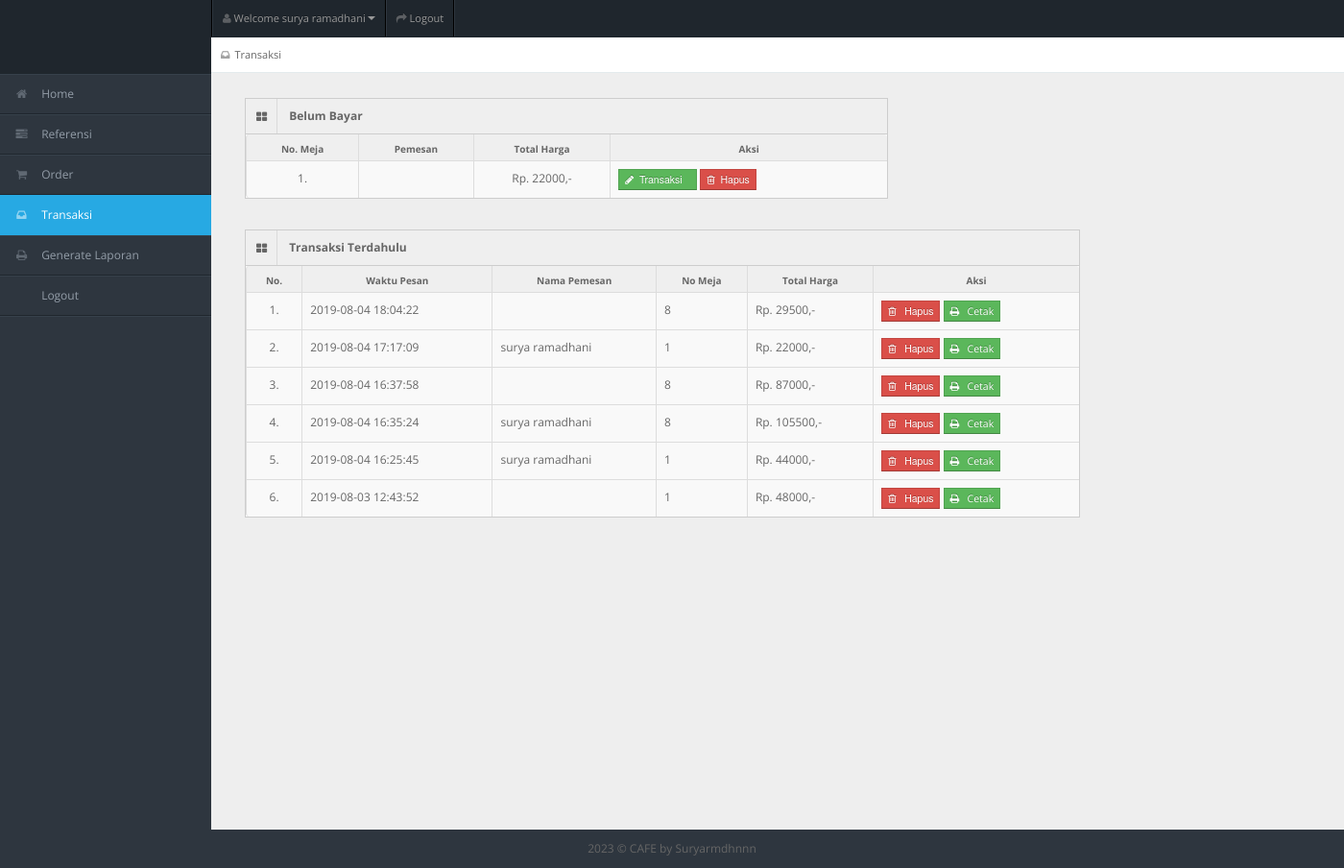
/cs/entri_transaksi.php (signed in), run on the app's committed database.
### tables this page shows
CREATE TABLE `tb_user` (
  `id_user` int(11) NOT NULL,
  `username` varchar(150) NOT NULL,
  `password` varchar(150) NOT NULL,
  `nama_user` varchar(150) NOT NULL,
  `id_level` int(11) NOT NULL,
  `status` varchar(150) NOT NULL
);

CREATE TABLE `tb_order` (
  `id_order` int(11) NOT NULL,
  `id_admin` int(11) DEFAULT NULL,
  `id_pengunjung` int(11) NOT NULL,
  `waktu_pesan` datetime NOT NULL,
  `no_meja` int(11) NOT NULL,
  `total_harga` varchar(150) NOT NULL,
  `uang_bayar` varchar(150) DEFAULT NULL,
  `uang_kembali` varchar(150) DEFAULT NULL,
  `status_order` varchar(150) NOT NULL
);

### cs/entri_transaksi.php (the view, shortened to what this page needs)
<!DOCTYPE html>
<?php
include "connection/koneksi.php";
$id = $_SESSION['id_user'];
if(isset ($_SESSION['username'])){
  $query = "select * from tb_user natural join tb_level where id_user = $id";
  mysqli_query($conn, $query);
  $sql = mysqli_query($conn, $query);
  while($r = mysqli_fetch_array($sql)){
?>
<html lang="en">
<head>
<link rel="stylesheet" href="template/dashboard/css/bootstrap.min.css" />
<link rel="stylesheet" href="template/dashboard/css/bootstrap-responsive.min.css" />
<link rel="stylesheet" href="template/dashboard/css/fullcalendar.css" />
<link rel="stylesheet" href="template/dashboard/css/matrix-style.css" />
<link rel="stylesheet" href="template/dashboard/css/matrix-media.css" />
<link href="template/dashboard/font-awesome/css/font-awesome.css" rel="stylesheet" />
<link rel="stylesheet" href="template/dashboard/css/jquery.gritter.css" />
</head>
<body>
<div id="header">
  <h1><a href="entri_transaksi.php">Transaksi</a></h1>
</div>
<div id="user-nav" class="navbar navbar-inverse">
  <ul class="nav">
    <li  class="dropdown" id="profile-messages" ><a title="" href="#" data-toggle="dropdown" data-target="#profile-messages" class="dropdown-toggle"><i class="icon icon-user"></i>  <span class="text">Welcome <?php echo $r['nama_user'];?></span><b class="caret"></b></a>
    </li>
    <li class=""><a title="" href="logout.php"><i class="icon icon-share-alt"></i> <span class="text">Logout</span></a></li>
  </ul>
</div>
<div id="sidebar"><a href="entri_referensi.php" class="visible-phone"><i class="icon icon-inbox"></i> <span>Entri Transaksi</span></a>
  <ul>
    <?php
    if($r['id_level'] == 1){
  ?>
    <li> <a href="beranda.php"><i class="icon icon-home"></i> <span>Home</span></a> </li>
    <li> <a href="entri_referensi.php"><i class="icon icon-tasks"></i> <span>Referensi</span></a> </li>
    <li> <a href="entri_order.php"><i class="icon icon-shopping-cart"></i> <span>Order</span></a> </li>
    <li class="active"> <a href="entri_transaksi.php"><i class="icon icon-inbox"></i> <span>Transaksi</span></a> </li>
    <li> <a href="generate_laporan.php"><i class="icon icon-print"></i> <span>Generate Laporan</span></a> </li>
    <li> <a href="logout.php"><i class="icon icon-sign-out"></i> <span>Logout</span></a> </li>
  <?php
    } else if($r['id_level'] == 2){
  ?>
    <li> <a href="beranda.php"><i class="icon icon-home"></i> <span>Home</span></a> </li>
    <li> <a href="entri_order.php"><i class="icon icon-shopping-cart"></i> <span>Order</span></a> </li>
    <li> <a href="generate_laporan.php"><i class="icon icon-print"></i> <span>Generate Laporan</span></a> </li>
    <li> <a href="logout.php"><i class="icon icon-sign-out"></i> <span>Logout</span></a> </li>
  <?php
    } else if($r['id_level'] == 3){
  ?>
    <li><a href="beranda.php"><i class="icon icon-home"></i> <span>Home</span></a> </li>
    <li class="active"> <a href="entri_transaksi.php"><i class="icon icon-inbox"></i> <span>Transaksi</span></a> </li>
    <li> <a href="generate_laporan.php"><i class="icon icon-print"></i> <span>Generate Laporan</span></a> </li>
    <li> <a href="logout.php"><i class="icon icon-sign-out"></i> <span>Logout</span></a> </li>
  <?php
    } else if($r['id_level'] == 4){
  ?>
    <li class="active"><a href="beranda.php"><i class="icon icon-home"></i> <span>Home</span></a> </li>
    <li> <a href="generate_laporan.php"><i class="icon icon-print"></i> <span>Generate Laporan</span></a> </li>
    <li> <a href="logout.php"><i class="icon icon-sign-out"></i> <span>Logout</span></a> </li>
  <?php
    } else if($r['id_level'] == 5){
  ?>
    <li> <a href="beranda.php"><i class="icon icon-home"></i> <span>Home</span></a> </li>
    <li> <a href="entri_order.php"><i class="icon icon-shopping-cart"></i> <span>Order</span></a> </li>
    <li> <a href="logout.php"><i class="icon icon-sign-out"></i> <span>Logout</span></a> </li>
  <?php
    }
  ?>
  </ul>
</div>
<div id="content">
  <div id="content-header">
    <div id="breadcrumb"> <a href="entri_transaksi.php" title="Go to here" class="tip-bottom"><i class="icon icon-inbox"></i>Transaksi</a></div>
  </div>
  <div class="container">
    <div class="row-fluid">
    <?php
      if($r['id_level'] == 1 || $r['id_level'] == 3){
    ?>
      <div class="span7">
        <div class="widget-box">
          <div class="widget-title bg_lg"><span class="icon"><i class="icon-th-large"></i></span>
            <h5>Belum Bayar</h5>
          </div>
          <div class="widget-content nopadding" >
            <table class="table table-bordered table-invoice-full">
              <thead>
                <tr>
                  <th class="head0">No. Meja</th>
                  <th class="head1">Pemesan</th>
                  <th class="head0 right">Total Harga</th>
                  <th class="head0 right">Aksi</th>
                </tr>
              </thead>
              <tbody>
                <?php
                  $query_order = "select * from tb_order left join tb_user on tb_order.id_pengunjung = tb_user.id_user where status_order = 'belum bayar'";
                  $sql_order = mysqli_query($conn, $query_order);
                  while($r_order = mysqli_fetch_array($sql_order)){
                ?>
                <tr>
                  <td><center><?php echo $r_order['no_meja']; ?>. </center></td>
                  <td><?php echo $r_order['nama_user'];?></td>
                  <td class="right"><center>Rp. <?php echo $r_order['total_harga'];?>,-</center></td>
                  <td>
                    <form action="" method="post">
                      <button type="submit" value="<?php echo $r_order['id_order'];?>" name="edit_order" class="btn btn-success btn-mini"><i class='icon-pencil'></i>&nbsp;&nbsp;Transaksi &nbsp;&nbsp;</button>
                      <button type="submit" value="<?php echo $r_order['id_order'];?>" name="hapus_order" class="btn btn-mini btn-danger"><i class='icon icon-trash'></i>&nbsp; Hapus</button>
                    </form>
                  </td>
                </tr>
                <?php
                  }
                ?>
              </tbody>
            </table>
          </div>
        </div>
      </div>
      <div class="span9">
        <div class="widget-box">
          <div class="widget-title bg_lg"><span class="icon"><i class="icon-th-large"></i></span>
            <h5>Transaksi Terdahulu</h5>
          </div>
          <div class="widget-content nopadding" >
            <table class="table table-bordered table-invoice-full">
              <thead>
                <tr>
                  <th class="head0">No.</th>
                  <th class="head0">Waktu Pesan</th>
                  <th class="head1">Nama Pemesan</th>
                  <th class="head0">No Meja</th>
                  <th class="head0 right">Total Harga</th>
                  <th class="head0 right">Aksi</th>
                </tr>
              </thead>
              <tbody>
                <?php
                  $nomor = 1;
                  $query_sudah_order = "select * from tb_order left join tb_user on tb_order.id_pengunjung = tb_user.id_user where status_order = 'sudah bayar' order by id_order desc";
                  $sql_sudah_order = mysqli_query($conn, $query_sudah_order);
                  while($r_sudah_order = mysqli_fetch_array($sql_sudah_order)){
                ?>
                <tr>
                  <td><center><?php echo $nomor++; ?>. </center></td>
                  <td><?php echo $r_sudah_order['waktu_pesan'];?></td>
                  <td><?php echo $r_sudah_order['nama_user'];?></td>
                  <td><?php echo $r_sudah_order['no_meja'];?></td>
                  <td>Rp. <?php echo $r_sudah_order['total_harga'];?>,-</td>
                  <td>
                    <form action="" method="post">
                      <button type="submit" value="<?php echo $r_sudah_order['id_order'];?>" name="hapus_transaksi" class="btn btn-mini btn-danger">
                        <i class='icon icon-trash'></i>
                        &nbsp; Hapus
                      </button>
                      <a target='_blank' href="cetak_transaksi.php?konten=<?php echo $r_sudah_order['id_order'];?>" class="btn btn-mini btn-success">
                        <i class='icon icon-print'></i>
                        &nbsp; Cetak
                      </a>
                    </form>
                  </td>
                </tr>
                <?php
                  }
                ?>
              </tbody>
            </table>
          </div>
        </div>
      </div>
      <?php
        }
      ?>
    </div>
  </div>
</div>
<div class="row-fluid">
  <div id="footer" class="span12"> <?php echo date('Y'); ?> &copy; CAFE <a href="#">by Suryarmdhnnn</a> </div>
</div>
</body>
</html>
<?php
  }
} else {
  header('location: logout.php');
}
?>

### cs/template/dashboard/css/matrix-style.css (style rules this page uses)
* { outline: none !important; -moz-outline: none !important; }
html, body { height: 100%; }
body { overflow-x: hidden; margin-top: -10px; font-family: "Open Sans", sans-serif; font-size: 12px; color: #666; }
a { color: #666; }
select, textarea, input[type="text"], input[type="password"], input[type="datetime"], input[type="datetime-local"], input[type="date"], input[type="month"], input[type="time"], input[type="week"], input[type="number"], input[type="email"], input[type="url"], input[type="search"], input[type="tel"], input[type="color"], .uneditable-input, .label, .dropdown-menu, .btn, .well, .progress, .table-bordered, .btn-group > .btn:first-child, .btn-group > .btn:last-child, .btn-group > .btn:last-child, .btn-group > .dropdown-toggle, .alert { border-radius: 0px; }
.btn, textarea, input[type="text"], input[type="password"], input[type="datetime"], input[type="datetime-local"], input[type="date"], input[type="month"], input[type="time"], input[type="week"], input[type="number"], input[type="email"], input[type="url"], input[type="search"], input[type="tel"], input[type="color"], .uneditable-input { box-shadow: none; }
.progress, .progress-success .bar, .progress .bar-success, .progress-warning .bar, .progress .bar-warning, .progress-danger .bar, .progress .bar-danger, .progress-info .bar, .progress .bar-info, .btn, .btn-primary { background-image: none; }
#footer { padding: 10px; text-align: center; }
.bg_lg { background: #28b779; }
#header { height: 77px; position: relative; width: 100%; z-index: -9; }
#header h1 { height: 31px; left: 20px; line-height: 600px; overflow: hidden; position: relative; top: 26px; width: 191px; }
#header h1 a { display: block; }
#user-nav { position: absolute; left: 220px; top: 0px; z-index: 20; margin: 0; }
#user-nav > ul { margin: 0; padding: 0; list-style: none; border-right: 1px solid #2e363f; border-left: 1px solid #000; }
#user-nav > ul > li { float: left; list-style-type: none; margin: 0; position: relative; padding: 0; border-left: 1px solid #2e363f; border-right: 1px solid #000; }
#user-nav > ul > li > a { padding: 9px 10px; display: block; font-size: 11px; }
#user-nav > ul > li > a > i, #sidebar li a i { opacity: 0.5; margin-top: 2px; }
#sidebar { display: block; float: left; position: relative; width: 220px; z-index: 16; }
#sidebar > ul { list-style: none; margin: 0px 0 0; padding: 0; position: absolute; width: 220px; }
#sidebar > ul > li { display: block; position: relative; }
#sidebar > ul > li > a { padding: 10px 0 10px 15px; display: block; color: #939da8; }
#sidebar > ul > li > a > i { margin-right: 10px; }
#sidebar > ul > li.active > a { background: url("../img/menu-active.png") no-repeat scroll right center transparent !important; text-decoration: none; }
#content { background: none repeat scroll 0 0 #eeeeee; margin-left: 220px; margin-right: 0; padding-bottom: 25px; position: relative; min-height: 100%; width: auto; }
#content-header { position: abslute; width: 100%; margin-top: -38px; z-index: 20; }
#breadcrumb { background-color: #fff; border-bottom: 1px solid #e3ebed; }
#breadcrumb a { padding: 8px 20px 8px 10px; display: inline-block; background-image: url("../img/breadcrumb.png"); background-position: center right; background-repeat: no-repeat; font-size: 11px; color: #666666; }
#breadcrumb a:last-child { background-image: none; }
#breadcrumb a i { margin-right: 5px; opacity: 0.6; }
.widget-box { background: none repeat scroll 0 0 #f9f9f9; border-left: 1px solid #cdcdcd; border-top: 1px solid #cdcdcd; border-right: 1px solid #cdcdcd; clear: both; margin-top: 16px; margin-bottom: 16px; position: relative; }
.widget-title, .modal-header, .table th, div.dataTables_wrapper .ui-widget-header { background: #efefef; border-bottom: 1px solid #cdcdcd; height: 36px; }
.widget-title span.icon { padding: 9px 10px 7px 11px; float: left; border-right: 1px solid #dadada; }
.widget-title h5 { color: #666; float: left; font-size: 12px; font-weight: bold; padding: 12px; line-height: 12px; margin: 0; }
.widget-content { padding: 15px; border-bottom: 1px solid #cdcdcd; }
.table th { height: auto; font-size: 10px; padding: 5px 10px 2px; border-bottom: 0; text-align: center; color: #666666; }
.nopadding { padding: 0 !important; }
.nopadding .table { margin-bottom: 0; }
.nopadding .table-bordered { border: 0; }
form { margin-bottom: 0; }

### data on the page
tb_user: nama_user "surya ramadhani"
tb_order: no_meja "1", total_harga "22000", $r_order['id_order'] 21 (drawn)
tb_order: waktu_pesan "2019-08-04 18:04:22", no_meja "8", total_harga "29500", $r_sudah_order['id_order'] 20 (drawn)
tb_order: waktu_pesan "2019-08-04 17:17:09", tb_user.nama_user "surya ramadhani", no_meja "1", total_harga "22000", $r_sudah_order['id_order'] 19 (drawn)
tb_order: waktu_pesan "2019-08-04 16:37:58", no_meja "8", total_harga "87000", $r_sudah_order['id_order'] 18 (drawn)
tb_order: waktu_pesan "2019-08-04 16:35:24", tb_user.nama_user "surya ramadhani", no_meja "8", total_harga "105500", $r_sudah_order['id_order'] 16 (drawn)
tb_order: waktu_pesan "2019-08-04 16:25:45", tb_user.nama_user "surya ramadhani", no_meja "1", total_harga "44000", $r_sudah_order['id_order'] 15 (drawn)
tb_order: waktu_pesan "2019-08-03 12:43:52", no_meja "1", total_harga "48000", $r_sudah_order['id_order'] 14 (drawn)
